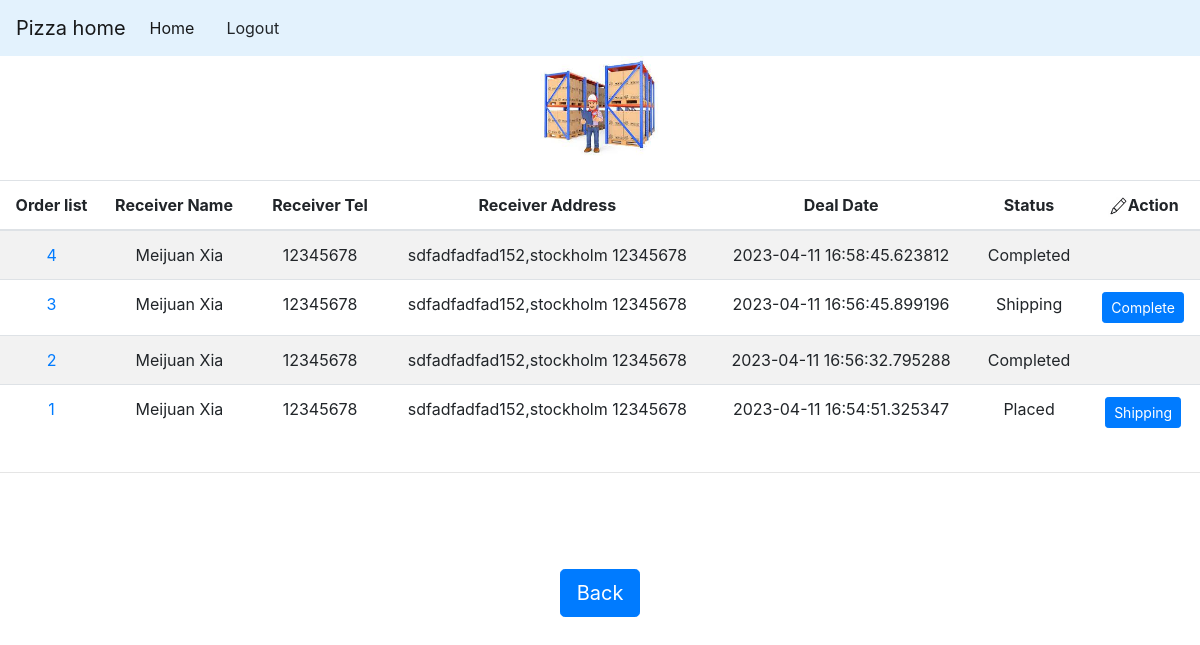
Screenshot of /admin_orderlist (signed in) with the database file from the repository.
### models.py (models this page shows, shortened)
class Orders(db.Model):
    __tablename__ = 'orders'
    id = db.Column(db.Integer, primary_key=True)
    user_id = db.Column(db.Integer, db.ForeignKey('user.id'),nullable=False)
    receive_name = db.Column(db.String(255))
    receive_address = db.Column(db.String(255))
    receive_tel = db.Column(db.String(255))
    remark = db.Column(db.String(255))
    order_status=db.Column(db.String(20))
    addtime = db.Column(db.DateTime, index=True, default=datetime.now)
    orders_detail = db.relationship("OrdersDetail", backref='orders')  # 外键关系关联

### run.py (the view)
@app.route('/admin_orderlist',methods=['GET', 'POST'])
def admin_orderlist():
    orders = Orders.query.order_by(Orders.addtime.desc()).all()
    return  render_template('admin/admin_order_list.html',orders=orders)

### models.py (called while the page is built)
@login_manager.user_loader
def load_user(user_id):
    curr_user= User.query.filter_by(id = user_id).first()
    return curr_user

### templates/admin/admin_order_list.html (shortened to what this page needs)
{% extends "admin/admin_base.html" %}
{% block body_content %}
     <div class=" text-center">
         <img class="d-block mx-auto mb-4" src="/static/images/order_mag.jpeg" alt="" width="120" height="100">
     </div>
   <div class="container-fluid">
<div class="row"
    <div class="table-responsive cart-info">
        <table class="table table-striped">
            <thead>
            <tr>
                <th class="text-center quantity">Order list</th>
                <th class="text_center name">Receiver Name</th>
                <th class="text-center name">Receiver Tel</th>
                <th class="text-center name">Receiver Address</th>
                <th class="text-center quantity">Deal Date</th>
                <th class="text-center quantity">Status</th>
                <th class="text-center quantity"><img src="/static/images/edit.jpeg "width=20px height=20px>Action </th>
            </tr>
            </thead>
            <tbody class="table-group-divider">
            {% for order in orders %}
            <tr>
                <td class="text-center name"><a href="{{url_for('admin_order_detail',order_id =order.id)}}">
                 {{order.id}}</a></td>
                <td class="text-center name">{{order.receive_name}}</td>
                <td class="text-center quantity">{{order.receive_tel}}</td>
                <td class="text-center quantity">{{order.receive_address}}</td>
                <td class="text-center quantity">{{order.addtime}}</td>
                <td class="text-center quantity">{{order.order_status}}</td>
                {% if order.order_status=='Placed' %}
                <td class="text-center quantity"><a href="{{url_for('admin_change_orderstatus',order_id=order.id, orderstatus='Shipping')}}" class="tigger btn btn-primary btn-primary btn-sm">Shipping</a></td>
                {% elif order.order_status =='Shipping' %}
                <td class="text-center quantity"><a href="{{url_for('admin_change_orderstatus',order_id=order.id, orderstatus='Completed')}}" class="tigger btn btn-primary btn-primary btn-sm">Complete</a></td>
                {% else %}
                <td class="text-center quantity"></td>
                {% endif %}
            </tr>
            {% endfor %}
            </tbody>
        </table>
    </div>
</div>
<hr>
<div class="row text-center px-4 py-5 my-5">
    <div class="col-sm-12">
        <div class="buttons">
            <div class="pull-right">
                <a href="{{url_for('admin_index')}}" class="tigger btn btn-primary btn-primary btn-lg">Back</a>
            </div>
        </div>
    </div>
</div>
{% endblock %}

### rows the page displays
Orders: id "4", receive_name "Meijuan Xia", receive_tel "12345678", receive_address "sdfadfadfad152,stockholm 12345678", addtime "2023-04-11 16:58:45.623812", order_status "Completed"
Orders: id "3", receive_name "Meijuan Xia", receive_tel "12345678", receive_address "sdfadfadfad152,stockholm 12345678", addtime "2023-04-11 16:56:45.899196", order_status "Shipping"
Orders: id "2", receive_name "Meijuan Xia", receive_tel "12345678", receive_address "sdfadfadfad152,stockholm 12345678", addtime "2023-04-11 16:56:32.795288", order_status "Completed"
Orders: id "1", receive_name "Meijuan Xia", receive_tel "12345678", receive_address "sdfadfadfad152,stockholm 12345678", addtime "2023-04-11 16:54:51.325347", order_status "Placed"
